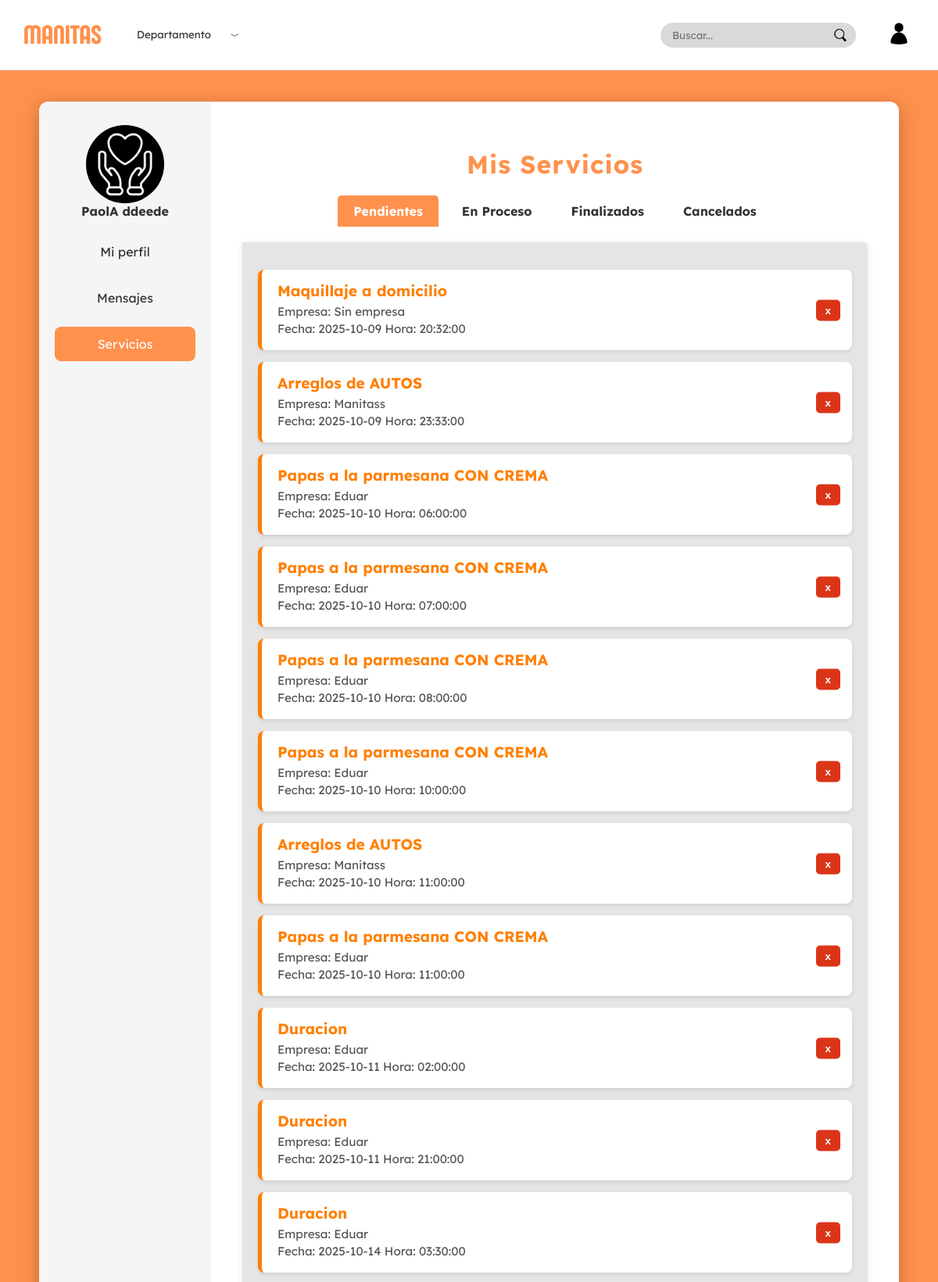
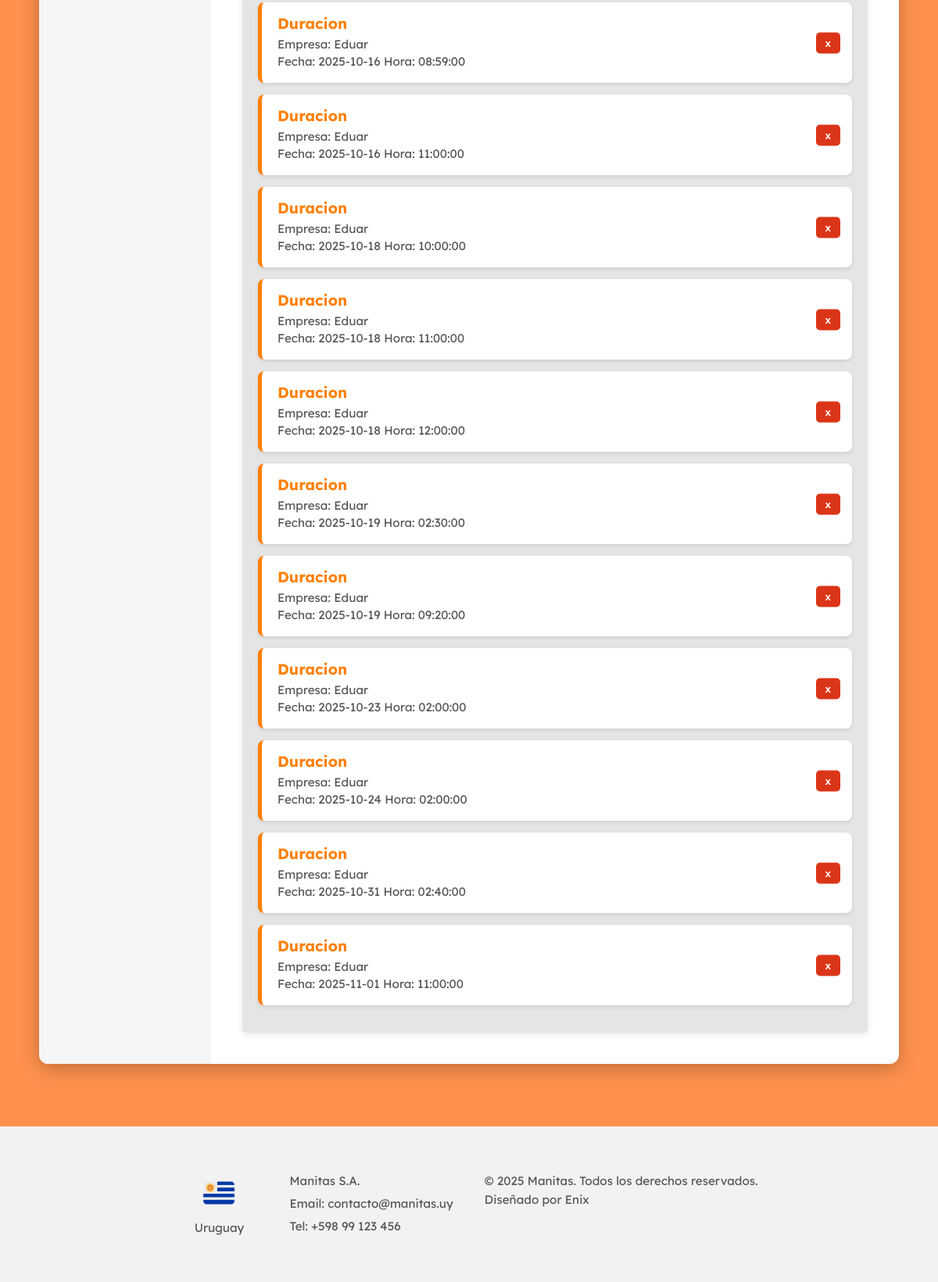
/apps/vistas/paginas/cliente/perfil_cliente.php?seccion=servicios (signed in), run on the app's committed database (2 pictures, top to bottom).
### tables this page shows
CREATE TABLE `cliente` (
  `IdUsuario` int NOT NULL,
  `Nombre` varchar(50) NOT NULL,
  `Apellido` varchar(50) NOT NULL,
  `imagen` varchar(255) DEFAULT NULL,
  PRIMARY KEY (`IdUsuario`),
  CONSTRAINT `fk_cliente_usuario` FOREIGN KEY (`IdUsuario`) REFERENCES `usuario` (`IdUsuario`) ON DELETE CASCADE
);

CREATE TABLE `contrata` (
  `IdCita` int NOT NULL AUTO_INCREMENT,
  `IdUsuario` int NOT NULL,
  `IdServicio` int NOT NULL,
  `Fecha` date NOT NULL,
  `Hora` time NOT NULL,
  `Calificacion` int DEFAULT NULL,
  `Resena` varchar(255) DEFAULT NULL,
  `Estado` varchar(20) NOT NULL DEFAULT 'Pendiente',
  `notificacion` enum('no_leido','leido') DEFAULT NULL,
  PRIMARY KEY (`IdCita`),
  UNIQUE KEY `uq_contrata` (`IdUsuario`,`IdServicio`,`Fecha`,`Hora`),
  KEY `fk_contrata_servicio` (`IdServicio`),
  CONSTRAINT `fk_contrata_cliente` FOREIGN KEY (`IdUsuario`) REFERENCES `cliente` (`IdUsuario`) ON DELETE CASCADE,
  CONSTRAINT `fk_contrata_servicio` FOREIGN KEY (`IdServicio`) REFERENCES `servicio` (`IdServicio`) ON DELETE CASCADE,
  CONSTRAINT `chk_calificacion` CHECK (((`Calificacion` between 1 and 5) or (`Calificacion` is null)))
);

### apps/Controlador/cliente/PerfilControlador.php (called while the page is built, shortened)
<?php
require_once($_SERVER['DOCUMENT_ROOT'].'/Proyecto/apps/Modelos/Cliente.php');
require_once($_SERVER['DOCUMENT_ROOT'].'/Proyecto/apps/Modelos/Usuario.php');
require_once($_SERVER['DOCUMENT_ROOT'].'/Proyecto/apps/Modelos/Comunica.php');
$idUsuario = (int)$_SESSION['idUsuario'];
$stmt = $conn->prepare("
    SELECT u.Email, u.Contraseña, c.Nombre, c.Apellido, c.Imagen
    FROM usuario u
    JOIN cliente c ON u.IdUsuario = c.IdUsuario
    WHERE u.IdUsuario = ?
");
$stmt->bind_param("i", $idUsuario);
$stmt->execute();
$result = $stmt->get_result();
$datosCliente = $result->fetch_assoc();
$cliente = new Cliente(
    $idUsuario,
    $datosCliente['Email'],
    $datosCliente['Contraseña'],
    $datosCliente['Nombre'],
    $datosCliente['Apellido'],
    $datosCliente['Imagen']
);
$datos = [
    "Email" => $cliente->getEmail(),
    "Nombre" => $cliente->getNombre(),
    "Apellido" => $cliente->getApellido(),
    "Imagen" => $cliente->getImagen()
];
?>

### apps/Modelos/Usuario.php (called while the page is built, shortened)
<?php
class Usuario
{
    private $email;
    public function __construct($idUsuario, $email, $contrasena)
    {
        $this->email = $email;
    }
    public function getEmail()
    {
        return $this->email;
    }
}

### apps/Modelos/Cliente.php (called while the page is built, shortened)
<?php
require_once('Usuario.php');
class Cliente extends Usuario
{
    private $nombre;
    private $apellido;
    private $imagen;
    public function __construct($idUsuario, $email, $contrasena, $nombre, $apellido, $imagen = null)
    {
        $this->nombre = $nombre;
        $this->apellido = $apellido;
        $this->imagen = $imagen;
    }
    public function getNombre()
    {
        return $this->nombre;
    }
    public function getApellido()
    {
        return $this->apellido;
    }
    public function getImagen()
    {
        return $this->imagen;
    }
}

### apps/Controlador/cliente/ServiciosClienteControlador.php (called while the page is built, shortened)
<?php
require_once($_SERVER['DOCUMENT_ROOT'] . '/Proyecto/apps/Modelos/Contrata.php');
require_once($_SERVER['DOCUMENT_ROOT'] . '/Proyecto/apps/Modelos/Servicio.php');
require_once($_SERVER['DOCUMENT_ROOT'] . '/Proyecto/apps/Modelos/Brinda.php');
require_once($_SERVER['DOCUMENT_ROOT'] . '/Proyecto/apps/Modelos/Usuario.php');
require_once($_SERVER['DOCUMENT_ROOT'] . '/Proyecto/apps/Modelos/Empresa.php');
class ServiciosClienteControlador
{
    private $idUsuario;
    private $conn;
    public function __construct($conn, $idUsuario)
    {
        $this->conn = $conn;
        $this->idUsuario = $idUsuario;
    }
    public function obtenerPendientes()
    {
        $contratas = Contrata::obtenerPorUsuarioYEstado($this->conn, $this->idUsuario, 'Pendiente');
        return $this->armarArrayConNombres($contratas);
    }
    private function armarArrayConNombres($contratas)
    {
        $resultado = [];
        foreach ($contratas as $c) {
            $idServicio = $c['IdServicio'];
            $idCita = $c['IdCita'];
            $fecha = $c['Fecha'];
            $hora = $c['Hora'];
            $estado = $c['Estado'];
            $servicio = Servicio::obtenerPorId($this->conn, $idServicio);
            $idEmpresa = Brinda::obtenerIdEmpresaPorServicio($this->conn, $idServicio);
            $empresa = $idEmpresa ? Empresa::obtenerPorId($this->conn, $idEmpresa) : null;
            $nombreEmpresa = $empresa ? $empresa->getNombreEmpresa() : 'Sin empresa';
            $mensajeCancelacion = null;
            if ($estado === 'Cancelado' && $empresa) {
                $mensajeCancelacion = $this->obtenerMensajeCancelacion($this->idUsuario, $empresa->getIdUsuario(), $fecha);
            }
            $resultado[] = [
                'idCita' => $idCita,
                'tituloServicio' => $servicio->getTitulo(),
                'fecha' => $fecha,
                'hora' => $hora,
                'estado' => $estado,
                'nombreEmpresa' => $nombreEmpresa,
                'mensajeCancelacion' => $mensajeCancelacion
            ];
        }
        return $resultado;
    }
    private $mensajesUsados = [];
    private function obtenerMensajeCancelacion($idUsuarioCliente, $idUsuarioEmpresa, $fechaServicio)
    {
        $mensajes = Comunica::obtenerMensajesRecibidosPorEmpresa($this->conn, $idUsuarioEmpresa);
        $fechaServicioTs = strtotime($fechaServicio);
        $mensajeValido = null;
        $menorDiferencia = PHP_INT_MAX;
        foreach ($mensajes as $m) {
            if (in_array($m['idMensaje'], $this->mensajesUsados)) continue;
            if (
                $m['idUsuarioEmisor'] == $idUsuarioEmpresa
                && $m['idUsuarioCliente'] == $idUsuarioCliente
                && $m['asunto'] === 'Rechazo de reserva'
            ) {
                $mensajeFechaTs = strtotime($m['fecha']);
                $diferencia = abs($mensajeFechaTs - $fechaServicioTs);
                if ($diferencia < $menorDiferencia) {
                    $menorDiferencia = $diferencia;
                    $mensajeValido = $m['mensaje'];
                    $mensajeId = $m['idMensaje'];
                }
            }
        }
        if ($mensajeValido !== null) {
            $this->mensajesUsados[] = $mensajeId;
            return $mensajeValido;
        }
        return 'El cliente cancelo';
    }
}

### apps/Modelos/Contrata.php (called while the page is built, shortened)
<?php
class Contrata
{
public static function obtenerPorUsuarioYEstado($conn, $idUsuario, $estado) {
    $stmt = $conn->prepare("SELECT * FROM Contrata WHERE IdUsuario = ? AND Estado = ? ORDER BY Fecha, Hora");
    $stmt->bind_param("is", $idUsuario, $estado);
    $stmt->execute();
    $resultado = $stmt->get_result();
    $contratas = [];
    while ($row = $resultado->fetch_assoc()) {
        $contratas[] = $row;
    }
    return $contratas;
}
}

### apps/Modelos/Servicio.php (called while the page is built, shortened)
<?php
class Servicio {
    private $titulo;
    public function __construct(
        $idServicio = null,
        $titulo = '',
        $categoria = '',
        $descripcion = '',
        $precio = 0,
        $departamento = '',
        $imagen = '',
        $duracion = 0
    ) {
        $this->titulo = $titulo;
    }
    public function getTitulo() { return $this->titulo; }
    public static function obtenerPorId($conn, $idServicio) {
        $sql = "SELECT * FROM Servicio WHERE IdServicio = ?";
        $stmt = $conn->prepare($sql);
        $stmt->bind_param("i", $idServicio);
        $stmt->execute();
        $resultado = $stmt->get_result();
        if ($row = $resultado->fetch_assoc()) {
            return new Servicio(
                $row['IdServicio'] ?? null,
                $row['Titulo'] ?? '',
                $row['Categoria'] ?? '',
                $row['Descripcion'] ?? '',
                $row['Precio'] ?? 0,
                $row['departamento'] ?? '',
                $row['imagen'] ?? '',
                $row['Duracion'] ?? 0
            );
        }
        return null;
    }
}
?>

### apps/Modelos/Brinda.php (called while the page is built, shortened)
<?php
class Brinda
{
    public static function obtenerIdEmpresaPorServicio($conn, $idServicio)
    {
        $stmt = $conn->prepare("SELECT IdUsuario FROM brinda WHERE IdServicio = ?");
        $stmt->bind_param("i", $idServicio);
        $stmt->execute();
        $res = $stmt->get_result();
        $fila = $res->fetch_assoc();
        return $fila['IdUsuario'] ?? null;
    }
}

### apps/Modelos/Empresa.php (called while the page is built, shortened)
<?php
require_once('Usuario.php');
class Empresa extends Usuario
{
    private $nombreEmpresa;
    public function __construct($idUsuario, $email, $contrasena, $telefono, $nombreEmpresa, $calle, $numero, $imagen = null)
    {
        $this->nombreEmpresa = $nombreEmpresa;
    }
    public function getNombreEmpresa()
    {
        return $this->nombreEmpresa;
    }
    public static function obtenerPorId($conn, $idUsuario)
    {
        $stmt = $conn->prepare("
      SELECT u.IdUsuario, u.Email, u.Contraseña,
       e.NombreEmpresa, e.Calle, e.Numero, e.Imagen
FROM empresa e
JOIN usuario u ON e.IdUsuario = u.IdUsuario
WHERE e.IdUsuario = ?
    ");
        $stmt->bind_param("i", $idUsuario);
        $stmt->execute();
        $res = $stmt->get_result();
        $datos = $res->fetch_assoc();
        if ($datos) {
            return new Empresa(
                $datos['IdUsuario'],
                $datos['Email'],
                $datos['Contraseña'],
                null,
                $datos['NombreEmpresa'],
                $datos['Calle'],
                $datos['Numero'],
                $datos['Imagen']
            );
        }
        return null;
    }
}

### apps/VIstas/paginas/cliente/PerfilSecciones/servicios.php (the view, shortened to what this page needs)
<?php
require_once($_SERVER['DOCUMENT_ROOT'] . '/Proyecto/apps/Controlador/cliente/ServiciosClienteControlador.php');
$controlador = new ServiciosClienteControlador($conn, $idUsuario);
$pendientes = $controlador->obtenerPendientes();
?>
<!DOCTYPE html>
<html lang="es">
<head>
    <link rel="stylesheet" href="/Proyecto/public/css/paginas/cliente/PerfilSecciones/servicios.css">
</head>
<body>
    <h1>Mis Servicios</h1>
    <div class="tabs">
        <div class="tab active" data-tab="Pendientes">Pendientes</div>
        <div class="tab" data-tab="En-proceso">En Proceso</div>
        <div class="tab" data-tab="Finalizado">Finalizados</div>
        <div class="tab" data-tab="Cancelado">Cancelados</div>
    </div>
    <div class="tab-content active" id="Pendientes">
        <?php if (count($pendientes) === 0): ?>
            <p>No hay servicios pendientes.</p>
        <?php else: ?>
            <?php foreach ($pendientes as $p): ?>
                <div class="card">
                    <div class="nombre"><?= htmlspecialchars($p['tituloServicio']) ?></div>
                    <div class="empresa">Empresa: <?= htmlspecialchars($p['nombreEmpresa']) ?></div>
                    <div class="fecha">Fecha: <?= htmlspecialchars($p['fecha']) ?> Hora: <?= htmlspecialchars($p['hora']) ?></div>
                    <button class="btn-cancelar" data-id="<?= $p['idCita'] ?>"> x </button>
                </div>
            <?php endforeach; ?>
        <?php endif; ?>
    </div>
</body>
</html>

### apps/VIstas/paginas/cliente/perfil_cliente.php (shortened to what this page needs)
<?php
require_once($_SERVER['DOCUMENT_ROOT'] . '/Proyecto/apps/controlador/cliente/PerfilControlador.php');
$seccion = $_GET['seccion'] ?? 'perfil';
?>
<!DOCTYPE html>
<html lang="es">
<head>
    <link rel="stylesheet" href="/Proyecto/public/css/fonts.css">
    <link rel="stylesheet" href="/Proyecto/public/css/layout/navbar.css">
    <link rel="stylesheet" href="/Proyecto/public/css/layout/footer.css">
    <link rel="stylesheet" href="/Proyecto/public/css/paginas/cliente/perfil_cliente.css">
    <link rel="stylesheet" href="/Proyecto/public/css/paginas/cliente/perfilsecciones/servicios.css">
</head>
<body>
    <?php include $_SERVER['DOCUMENT_ROOT'] . '/Proyecto/apps/vistas/layout/navbar.php'; ?>
    <div class="perfil-container">
        <div class="perfil-box">
            <div class="perfil-opciones">
                <form id="formFoto" action="/Proyecto/apps/controlador/cliente/SubirFotoControlador.php" method="POST" enctype="multipart/form-data">
                    <label for="fotoInput" class="foto-circulo">
                        <?php if (!empty($datos['Imagen'])): ?>
                            <img src="<?php echo htmlspecialchars($datos['Imagen']); ?>" class="foto-perfil" alt="Foto Cliente">
                        <?php else: ?>
                            +
                        <?php endif; ?>
                    </label>
                </form>
                <div class="nombre-usuario" id="nombreColumna">
                    <?php echo htmlspecialchars($datos['Nombre'] . ' ' . $datos['Apellido']); ?>
                </div>
                <div class="opciones-lista">
                    <a href="?seccion=perfil" data-seccion="perfil" class="opcion <?php echo $seccion == 'perfil' ? 'activa' : ''; ?>">Mi perfil</a>
                    <a href="?seccion=mensajes" data-seccion="mensajes" class="opcion <?php echo $seccion == 'mensajes' ? 'activa' : ''; ?>">
                        Mensajes
                    </a>
                    <a href="?seccion=servicios" data-seccion="servicios" class="opcion <?php echo $seccion == 'servicios' ? 'activa' : ''; ?>">
                        Servicios
                    </a>
                </div>
            </div>
            <div class="perfil-info" id="contenido-seccion">
                <?php
                switch ($seccion) {
                    case 'servicios':
                        include $_SERVER['DOCUMENT_ROOT'] . '/Proyecto/apps/vistas/paginas/cliente/perfilsecciones/servicios.php';
                        break;
                }
                ?>
            </div>
        </div>
    </div>
    <?php include $_SERVER['DOCUMENT_ROOT'] . '/Proyecto/apps/vistas/layout/footer.php'; ?>
</body>
</html>

### data on the page
cliente: imagen (picture), Nombre+Apellido "PaolA ddeede"
contrata: tituloServicio "Maquillaje a domicilio", nombreEmpresa "Sin empresa", Fecha "2025-10-09", Hora "20:32:00"
contrata: tituloServicio "Arreglos de AUTOS", nombreEmpresa "Manitass", Fecha "2025-10-09", Hora "23:33:00"
contrata: tituloServicio "Papas a la parmesana CON CREMA", nombreEmpresa "Eduar", Fecha "2025-10-10", Hora "06:00:00"
contrata: tituloServicio "Papas a la parmesana CON CREMA", nombreEmpresa "Eduar", Fecha "2025-10-10", Hora "07:00:00"
contrata: tituloServicio "Papas a la parmesana CON CREMA", nombreEmpresa "Eduar", Fecha "2025-10-10", Hora "08:00:00"
contrata: tituloServicio "Papas a la parmesana CON CREMA", nombreEmpresa "Eduar", Fecha "2025-10-10", Hora "10:00:00"
contrata: tituloServicio "Arreglos de AUTOS", nombreEmpresa "Manitass", Fecha "2025-10-10", Hora "11:00:00"
contrata: tituloServicio "Papas a la parmesana CON CREMA", nombreEmpresa "Eduar", Fecha "2025-10-10", Hora "11:00:00"
contrata: tituloServicio "Duracion", nombreEmpresa "Eduar", Fecha "2025-10-11", Hora "02:00:00"
contrata: tituloServicio "Duracion", nombreEmpresa "Eduar", Fecha "2025-10-11", Hora "21:00:00"
contrata: tituloServicio "Duracion", nombreEmpresa "Eduar", Fecha "2025-10-14", Hora "03:30:00"
contrata: tituloServicio "Duracion", nombreEmpresa "Eduar", Fecha "2025-10-16", Hora "08:59:00"
contrata: tituloServicio "Duracion", nombreEmpresa "Eduar", Fecha "2025-10-16", Hora "11:00:00"
contrata: tituloServicio "Duracion", nombreEmpresa "Eduar", Fecha "2025-10-18", Hora "10:00:00"
contrata: tituloServicio "Duracion", nombreEmpresa "Eduar", Fecha "2025-10-18", Hora "11:00:00"
contrata: tituloServicio "Duracion", nombreEmpresa "Eduar", Fecha "2025-10-18", Hora "12:00:00"
contrata: tituloServicio "Duracion", nombreEmpresa "Eduar", Fecha "2025-10-19", Hora "02:30:00"
contrata: tituloServicio "Duracion", nombreEmpresa "Eduar", Fecha "2025-10-19", Hora "09:20:00"
contrata: tituloServicio "Duracion", nombreEmpresa "Eduar", Fecha "2025-10-23", Hora "02:00:00"
contrata: tituloServicio "Duracion", nombreEmpresa "Eduar", Fecha "2025-10-24", Hora "02:00:00"
contrata: tituloServicio "Duracion", nombreEmpresa "Eduar", Fecha "2025-10-31", Hora "02:40:00"
contrata: tituloServicio "Duracion", nombreEmpresa "Eduar", Fecha "2025-11-01", Hora "11:00:00"
